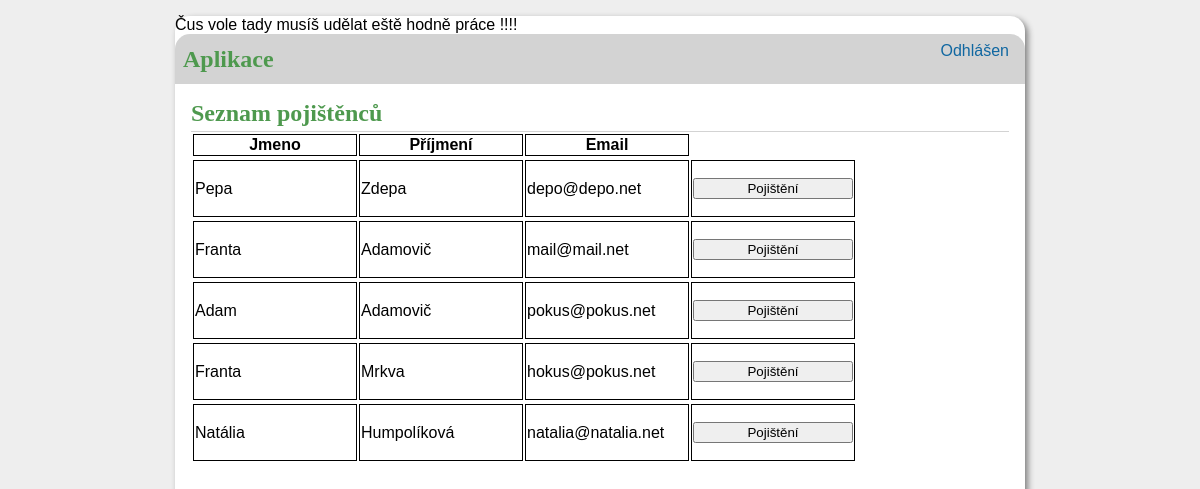
/list, run on an earlier commit of the app's database.
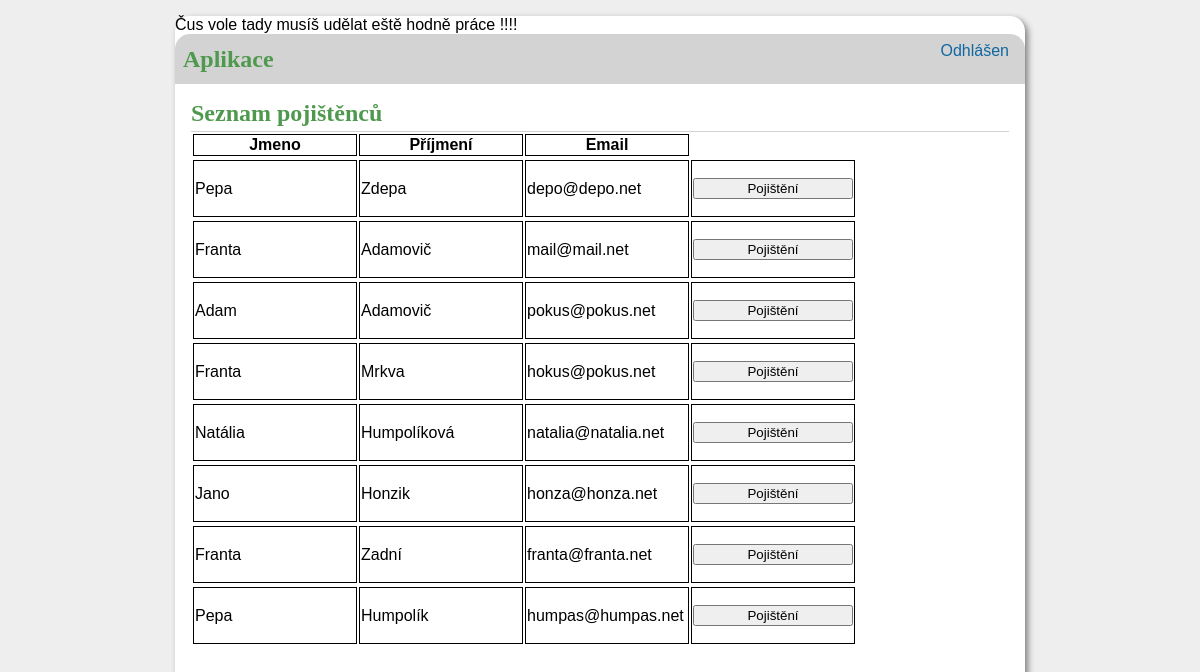
And on a later commit of the database.
### tables this page shows
CREATE TABLE users (
id INTEGER PRIMARY KEY AUTOINCREMENT,
email TEXT UNIQUE NOT NULL,
name TEXT NOT NULL,
surname TEXT NOT NULL,
tel INTEGER NOT NULL,
street_descriptive TEXT NOT NULL,
city TEXT NOT NULL,
zip_code INTEGER NOT NULL
);

### aplikace/extract.py (the view)
@bp.route('/list', methods=('GET', 'POST'))
def list():
    db = get_db()
    posts = db.execute(
        'SELECT name, surname, email FROM users'
    ).fetchall()
    return render_template('extract/extract_list.html', posts=posts)

### aplikace/auth.py (called while the page is built)
@bp.before_app_request
def load_logged_in_user():
    user_id = session.get('email')
    if user_id is None:
        g.user = None
    else:
        g.user = get_db().execute(
            'SELECT * FROM administration WHERE email = ?', (user_id,)
        ).fetchone()

### aplikace/db.py (called while the page is built)
def get_db():
    if 'db' not in g:
        g.db = sqlite3.connect(
            current_app.config['DATABASE'],
            detect_types=sqlite3.PARSE_DECLTYPES
        )
        g.db.row_factory = sqlite3.Row
    return g.db

### aplikace/templates/extract/extract_list.html (shortened to what this page needs)
{% extends 'base.html' %}
{% block header %}
    <h1> {% block title %}Seznam pojištěnců{% endblock title %}
{% endblock header %}
{% block content %}
        <table  >
            <thead>
                <tr>
                    <th>Jmeno</th>
                    <th>Příjmení</th>
                    <th>Email</th>
                </tr>
            </thead>
            {% for post in posts %}
            <table  >
                <tr >
                    <td>{{ post['name'] }}</td>
                    <td>{{ post['surname'] }}</td>
                    <td>{{ post['email'] }}</td>
                    <td><form method="post" action="{{ url_for('insurance.list_insurance') }}">
                            <button type="submit">Pojištění</button>
                        </form>
                    </td>
                </tr>
            </table>
        </table>
        {% endfor %}
{% endblock content %}

### aplikace/templates/base.html (shortened to what this page needs)
<!doctype html>
<link rel="stylesheet" href="{{ url_for('static', filename='style.css')}}">
<nav>
    <h1>Aplikace</h1>
    <ul>
        {% if g.user %}
            <li><span>{{ g.user['name'] }}</span>
            <li><a href="{{ url_for('auth.logout') }}">Odhlásit</a>
        {% else %}
            <li><a href="{{ url_for('auth.login') }}">Odhlášen</a>
        {% endif %}
    </ul>
</nav>
<section class="content">
    <header>
        {% block header %}{% endblock header %}
    </header>
    {% block content %}{% endblock content %}
</section>

### aplikace/static/style.css (style rules this page uses)
h1 { font-family: serif; color: #4e994e; margin: 1rem 0; }
a { color: #1067a1; text-decoration: none; }
nav { background: lightgray; display: flex; align-items: center; padding: 0 0.5rem; border-radius: 15px 15px 0 0; }
nav h1 { flex: auto; margin: 0; }
nav ul { display: flex; list-style: none; margin: 0; padding: 0; }
nav ul li a, nav ul li span, header .action { display: block; padding: 0.5rem; }
.content { padding: 0 1rem 1rem; }
.content > header { border-bottom: 1px solid lightgray; display: flex; align-items: flex-end; }
.content > header h1 { flex: auto; margin: 1rem 0 0.25rem 0; }
.content:last-child { margin-bottom: 0; }
.content form { margin: 1em 0; display: flex; flex-direction: column; }
table td, th { border: solid 1px; width: 10em; border-collapse: collapse; }

What changed in the data, as far as the page shows it:
added users: name "Jano", surname "Honzik", email "honza@honza.net"
added users: name "Franta", surname "Zadní", email "franta@franta.net"
added users: name "Pepa", surname "Humpolík", email "humpas@humpas.net"
